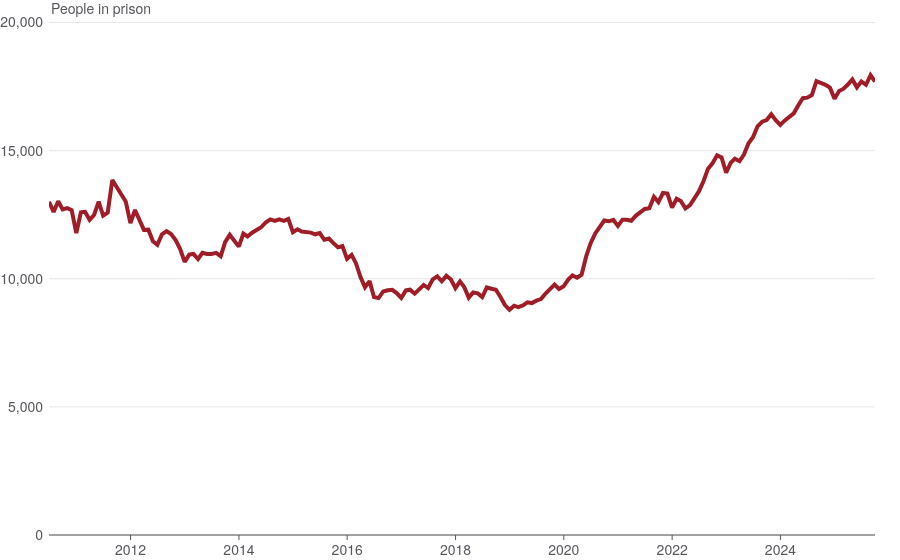

Source (notebook cell):
### Code cell
plotly_remand_population.prepare_chart()

### Figure 1 — Plotly figure (JSON) as saved in the notebook; plotly's stock layout.template omitted (floating-point values rounded to 4 significant figures; data arrays with more than 128 entries replaced by an {"elided": "..."} marker saying what was removed)
{"data": [{"hovertemplate": "%{y} people<extra></extra>", "mode": "lines", "name": "Remand population", "type": "scatter", "x": {"elided": "185 str values"}, "y": {"elided": "185 int values"}}], "layout": {"annotations": [{"font": {"size": 14}, "showarrow": false, "text": "People in prison", "x": 0, "xanchor": "left", "xref": "paper", "y": 1, "yanchor": "bottom", "yref": "paper"}], "hovermode": "x", "yaxis": {"automargin": true, "range": [0, 20100], "tickformat": ",.0f"}}}
